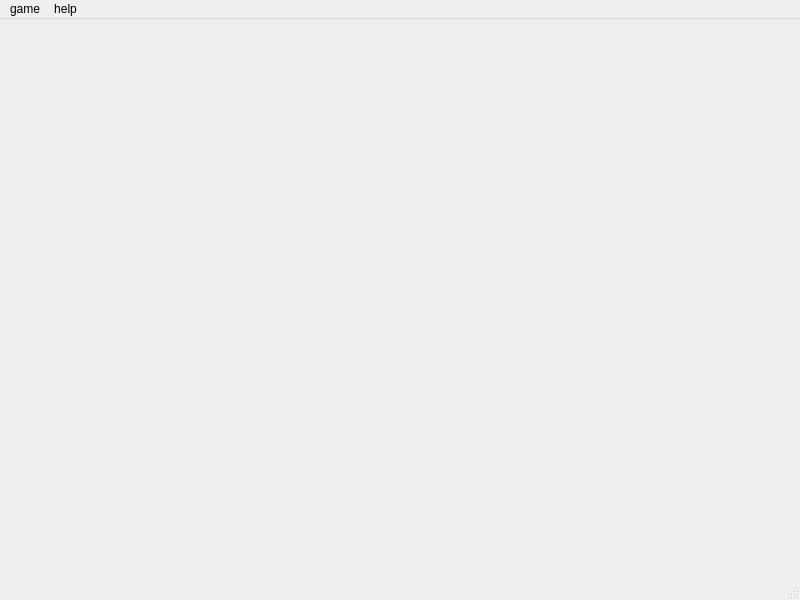
<?xml version="1.0" encoding="UTF-8"?>
<ui version="4.0">
 <class>MainWindow</class>
 <widget class="QMainWindow" name="MainWindow">
  <property name="geometry">
   <rect>
    <x>0</x>
    <y>0</y>
    <width>800</width>
    <height>600</height>
   </rect>
  </property>
  <property name="windowTitle">
   <string>MainWindow</string>
  </property>
  <widget class="QWidget" name="centralwidget"/>
  <widget class="QMenuBar" name="menubar">
   <property name="geometry">
    <rect>
     <x>0</x>
     <y>0</y>
     <width>800</width>
     <height>18</height>
    </rect>
   </property>
   <widget class="QMenu" name="menugame">
    <property name="title">
     <string>game</string>
    </property>
    <addaction name="actionNew_game"/>
    <addaction name="actionconfig"/>
    <addaction name="separator"/>
    <addaction name="actionquit"/>
   </widget>
   <widget class="QMenu" name="menuhelp">
    <property name="title">
     <string>help</string>
    </property>
    <addaction name="actionabout"/>
   </widget>
   <addaction name="menugame"/>
   <addaction name="menuhelp"/>
  </widget>
  <widget class="QStatusBar" name="statusbar"/>
  <action name="actionNew_game">
   <property name="text">
    <string>New game</string>
   </property>
  </action>
  <action name="actionconfig">
   <property name="text">
    <string>config</string>
   </property>
  </action>
  <action name="actionquit">
   <property name="text">
    <string>quit</string>
   </property>
  </action>
  <action name="actionabout">
   <property name="text">
    <string>about</string>
   </property>
  </action>
 </widget>
 <resources/>
 <connections/>
</ui>
